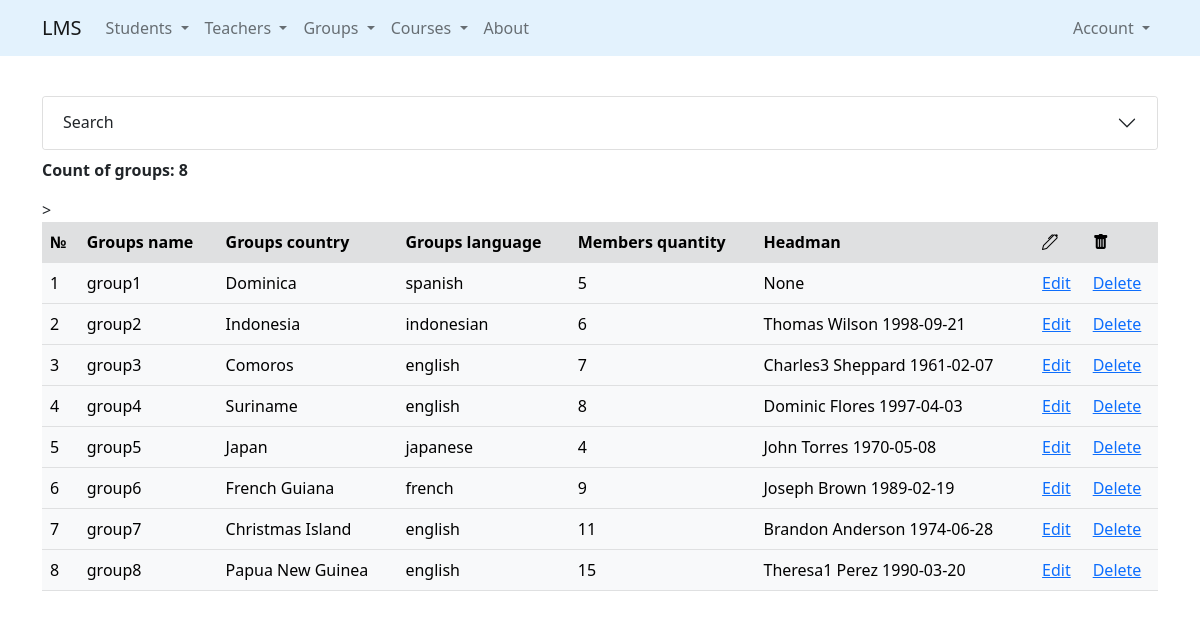
/groups/ (signed in), run on the app's committed database.
### groups/models.py (models this page shows, shortened)
class Groups(models.Model):
    groups_name = models.CharField(max_length=100)
    groups_country = models.CharField(max_length=100)
    groups_language = models.CharField(max_length=100)
    members_qty = models.IntegerField(default=5)
    headman = models.OneToOneField(
        'students.Students',
        on_delete=models.SET_NULL,
        null=True,
        related_name='headman_group'
    )
    teachers = models.ManyToManyField(
        to=Teachers,
        related_name='groups'
    )

### students/models.py (models this page shows, shortened)
class Students(Person):
    phone_number = models.CharField(
        max_length=30,
        null=True,
        validators=[phone_number_validator]
    )
    enroll_date = models.DateField(default=datetime.date.today)
    graduate_date = models.DateField(default=datetime.date.today)
    group = models.ForeignKey(
        Groups,
        on_delete=models.SET_NULL,
        null=True,
        related_name='students'
    )

### groups/views.py (the view)
# urls.py: path('', GroupListView.as_view(), name='list'),
class GroupListView(ListView):
    model = Groups
    template_name = 'groups/list.html'
    def get_queryset(self):
        filter_groups = GroupsFilter(
            data=self.request.GET,
            queryset=self.model.objects.all().prefetch_related('students')
        )
        return filter_groups

### core/context_processors.py (called while the page is built)
def get_params(request):
    params = request.GET
    if 'page' in params:
        params = copy(params)
        del params['page']
    return {'get_params': f'&{params.urlencode()}' if params else ''}

### core/models.py (called while the page is built)
    def __str__(self):
        return f'{self.__full_name()} {self.birthday}'

    def __full_name(self):
        return f'{self.first_name} {self.last_name}'

### groups/templates/groups/list.html (shortened to what this page needs)
{% extends 'base.html' %}
{%  load crispy_forms_tags %}
{% block content %}
    <div class="accordion" id="accordionExample">
        <div class="accordion-item">
            <h2 class="accordion-header" id="headingOne">
                <button class="accordion-button collapsed" type="button"
                        data-bs-toggle="collapse" data-bs-target="#collapseOne"
                        aria-expanded="true" aria-controls="collapseOne">
                    Search
                </button>
            </h2>
        </div>
    </div>
    <p class="mt-2"><strong>Count of groups: {{ object_list.qs.count }}</strong></p>
    <table class="table table-light table-hover">
        <tr class="table-active">>
            <th scope="row">№</th>
            <th>Groups name</th>
            <th>Groups country</th>
            <th>Groups language</th>
            <th>Members quantity</th>
            <th>Headman</th>
            {% if user.is_authenticated %}
                <th><i class="bi bi-pen"></i></th>
                <th><i class="bi bi-trash-fill"></i></th>
            {% endif %}
        </tr>
    {% for group in object_list.qs %}
        <tr>
            <td>{{ forloop.counter }}</td>
            <td>{{ group.groups_name }}</td>
            <td>{{ group.groups_country}}</td>
            <td>{{ group.groups_language }}</td>
            <td>{{ group.members_qty }}</td>
            <td>{{ group.headman }}</td>
            {% if user.is_authenticated %}
                <td><a href="{% url 'groups:update' group.id %}">Edit</a></td>
                <td><a href="{% url 'groups:delete' group.id %}">Delete</a></td>
            {% endif %}
        </tr>
    {% endfor %}
    </table>
{% endblock %}

### data on the page
Groups: groups_name "group1", groups_country "Dominica", groups_language "spanish", members_qty "5", headman "None"
Groups: groups_name "group2", groups_country "Indonesia", groups_language "indonesian", members_qty "6", headman "Thomas Wilson 1998-09-21"
Groups: groups_name "group3", groups_country "Comoros", groups_language "english", members_qty "7", headman "Charles3 Sheppard 1961-02-07"
Groups: groups_name "group4", groups_country "Suriname", groups_language "english", members_qty "8", headman "Dominic Flores 1997-04-03"
Groups: groups_name "group5", groups_country "Japan", groups_language "japanese", members_qty "4", headman "John Torres 1970-05-08"
Groups: groups_name "group6", groups_country "French Guiana", groups_language "french", members_qty "9", headman "Joseph Brown 1989-02-19"
Groups: groups_name "group7", groups_country "Christmas Island", groups_language "english", members_qty "11", headman "Brandon Anderson 1974-06-28"
Groups: groups_name "group8", groups_country "Papua New Guinea", groups_language "english", members_qty "15", headman "Theresa1 Perez 1990-03-20"

### other printed values
{{ object_list.qs.count }} "8"
